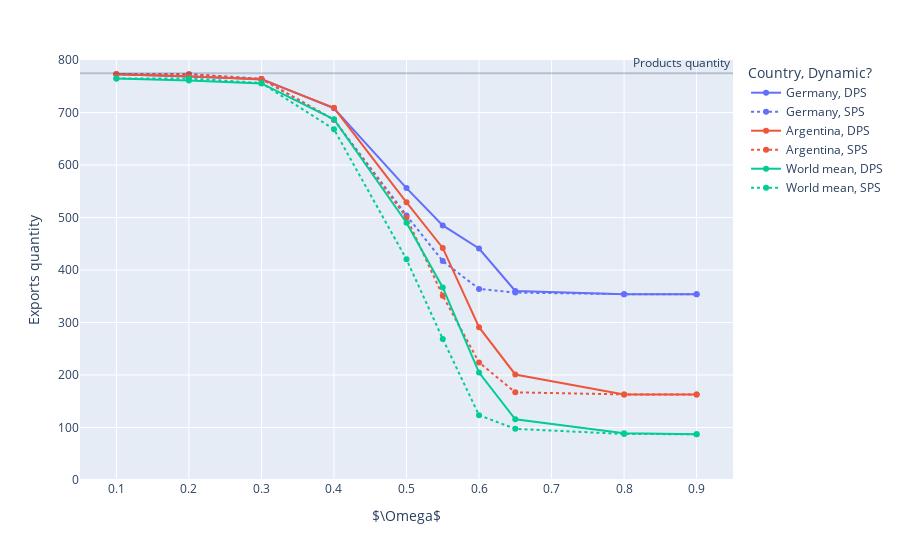

Notebook code cell kept with this figure:
### Markdown cell above
## Gráficos PS fijo vs dinámico

### Code cell
df_ = (exports_df
 .set_index(["generation", "country", "omega"])
 .loc[max(exports_diff_df.generation)]
 .reset_index()
 .sort_values("omega")
)

mean_df = df_.groupby(["omega","dynamic"]).mean().reset_index()
mean_df["country"] = "World mean"
df_ = pd.concat([df_, mean_df])
df_ = df_[df_.country.isin(["Argentina", "World mean", "Germany"])]
df_["dynamic"] = df_.dynamic.apply(lambda is_dynamic: "DPS" if is_dynamic else "SPS")
fig = px.line(
    df_,
    x="omega",
    y="count_exports",
    color="country",
    line_dash="dynamic",
    markers=True,
    height=600,
    range_y=[0,800],
#    title="Exportaciones por país y variante de simulación",
    labels={
        "count_exports": "Exports quantity",
        "country": "Country",
        "omega": "$\Omega$",
        "dynamic": "Dynamic?"
    },
)
fig.for_each_annotation(lambda a: a.update(text=a.text.replace("=", " = ")))
fig.add_hline(y=len(original_data["products"]), annotation_text="Products quantity", opacity=.25)
fig.show()

### Figure 1 — Plotly figure (JSON) as saved in the notebook; plotly's stock layout.template omitted (floating-point values rounded to 4 significant figures)
{"data": [{"hovertemplate": "Country=Germany<br>Dynamic?=DPS<br>$\\Omega$=%{x}<br>Exports quantity=%{y}<extra></extra>", "legendgroup": "Germany, DPS", "line": {"color": "#636efa", "dash": "solid"}, "marker": {"symbol": "circle"}, "mode": "lines+markers", "name": "Germany, DPS", "orientation": "v", "showlegend": true, "type": "scatter", "x": [0.1, 0.2, 0.3, 0.4, 0.5, 0.55, 0.6, 0.65, 0.8, 0.9], "xaxis": "x", "y": [773, 769, 764, 708, 556, 485, 441, 360, 354, 354], "yaxis": "y"}, {"hovertemplate": "Country=Germany<br>Dynamic?=SPS<br>$\\Omega$=%{x}<br>Exports quantity=%{y}<extra></extra>", "legendgroup": "Germany, SPS", "line": {"color": "#636efa", "dash": "dot"}, "marker": {"symbol": "circle"}, "mode": "lines+markers", "name": "Germany, SPS", "orientation": "v", "showlegend": true, "type": "scatter", "x": [0.1, 0.2, 0.3, 0.4, 0.5, 0.55, 0.6, 0.65, 0.8, 0.9], "xaxis": "x", "y": [773, 773, 764, 686, 504, 417, 364, 357, 354, 354], "yaxis": "y"}, {"hovertemplate": "Country=Argentina<br>Dynamic?=DPS<br>$\\Omega$=%{x}<br>Exports quantity=%{y}<extra></extra>", "legendgroup": "Argentina, DPS", "line": {"color": "#EF553B", "dash": "solid"}, "marker": {"symbol": "circle"}, "mode": "lines+markers", "name": "Argentina, DPS", "orientation": "v", "showlegend": true, "type": "scatter", "x": [0.1, 0.2, 0.3, 0.4, 0.5, 0.55, 0.6, 0.65, 0.8, 0.9], "xaxis": "x", "y": [773, 769, 763, 709, 529, 442, 291, 201, 163, 163], "yaxis": "y"}, {"hovertemplate": "Country=Argentina<br>Dynamic?=SPS<br>$\\Omega$=%{x}<br>Exports quantity=%{y}<extra></extra>", "legendgroup": "Argentina, SPS", "line": {"color": "#EF553B", "dash": "dot"}, "marker": {"symbol": "circle"}, "mode": "lines+markers", "name": "Argentina, SPS", "orientation": "v", "showlegend": true, "type": "scatter", "x": [0.1, 0.2, 0.3, 0.4, 0.5, 0.55, 0.6, 0.65, 0.8, 0.9], "xaxis": "x", "y": [773, 773, 764, 686, 500, 351, 224, 167, 163, 163], "yaxis": "y"}, {"hovertemplate": "Country=World mean<br>Dynamic?=DPS<br>$\\Omega$=%{x}<br>Exports quantity=%{y}<extra></extra>", "legendgroup": "World mean, DPS", "line": {"color": "#00cc96", "dash": "solid"}, "marker": {"symbol": "circle"}, "mode": "lines+markers", "name": "World mean, DPS", "orientation": "v", "showlegend": true, "type": "scatter", "x": [0.1, 0.2, 0.3, 0.4, 0.5, 0.55, 0.6, 0.65, 0.8, 0.9], "xaxis": "x", "y": [764.9, 761.0, 755.3, 687.1, 490.0, 366.8, 204.7, 115.5, 88.97, 87.15], "yaxis": "y"}, {"hovertemplate": "Country=World mean<br>Dynamic?=SPS<br>$\\Omega$=%{x}<br>Exports quantity=%{y}<extra></extra>", "legendgroup": "World mean, SPS", "line": {"color": "#00cc96", "dash": "dot"}, "marker": {"symbol": "circle"}, "mode": "lines+markers", "name": "World mean, SPS", "orientation": "v", "showlegend": true, "type": "scatter", "x": [0.1, 0.2, 0.3, 0.4, 0.5, 0.55, 0.6, 0.65, 0.8, 0.9], "xaxis": "x", "y": [764.9, 764.9, 756.2, 668.0, 420.3, 268.8, 123.4, 97.43, 87.65, 87.15], "yaxis": "y"}], "layout": {"annotations": [{"showarrow": false, "text": "Products quantity", "x": 1, "xanchor": "right", "xref": "x domain", "y": 775, "yanchor": "bottom", "yref": "y"}], "autosize": true, "legend": {"title": {"text": "Country, Dynamic?"}, "tracegroupgap": 0}, "margin": {"t": 60}, "shapes": [{"opacity": 0.25, "type": "line", "x0": 0, "x1": 1, "xref": "x domain", "y0": 775, "y1": 775, "yref": "y"}], "xaxis": {"anchor": "y", "autorange": true, "domain": [0, 1], "range": [0.04931, 0.9507], "title": {"text": "$\\Omega$"}, "type": "linear"}, "yaxis": {"anchor": "x", "domain": [0, 1], "range": [0, 800], "title": {"text": "Exports quantity"}, "type": "linear"}}}
